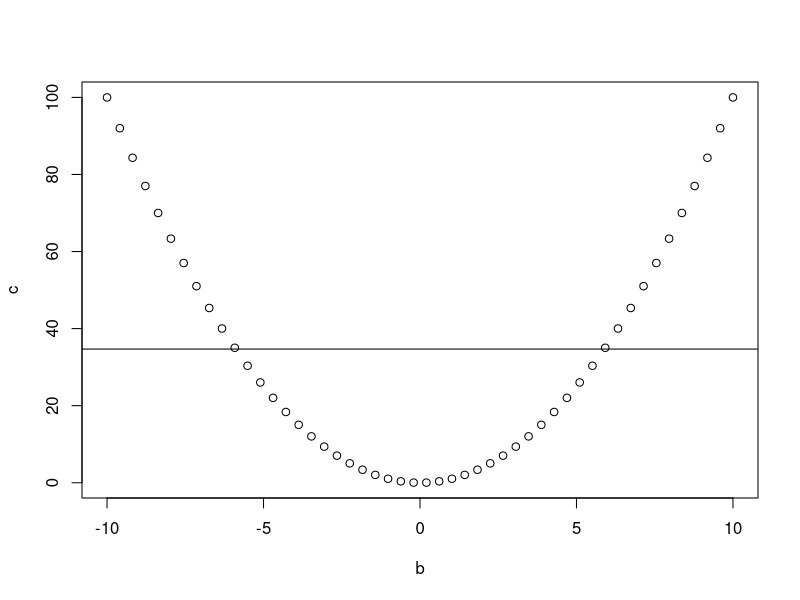

Write the R code that produced this figure.
# This is some other code file.

# A sequence of numbers for the x axis
b<-seq(-10, 10, length=50)
# b squared
c<-b^2
# Plot c vs b
plot (b, c)
# Find the linear model for c predicted by b (fit will be *bad*)
abline(lm(c~b))
